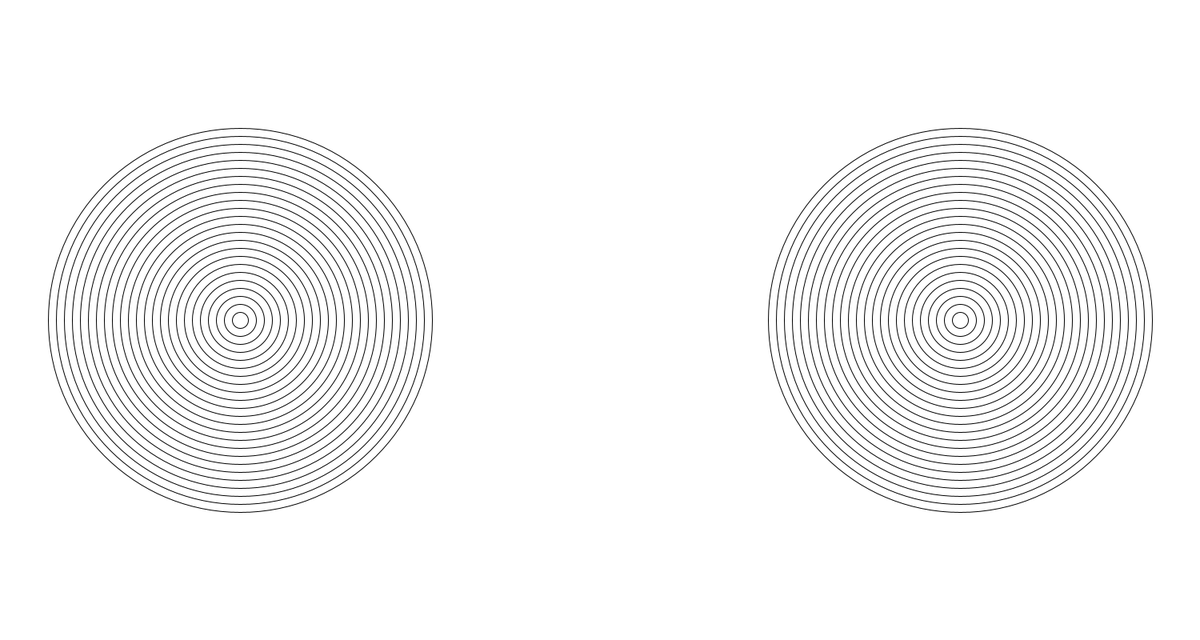
Frame 1 (no input)
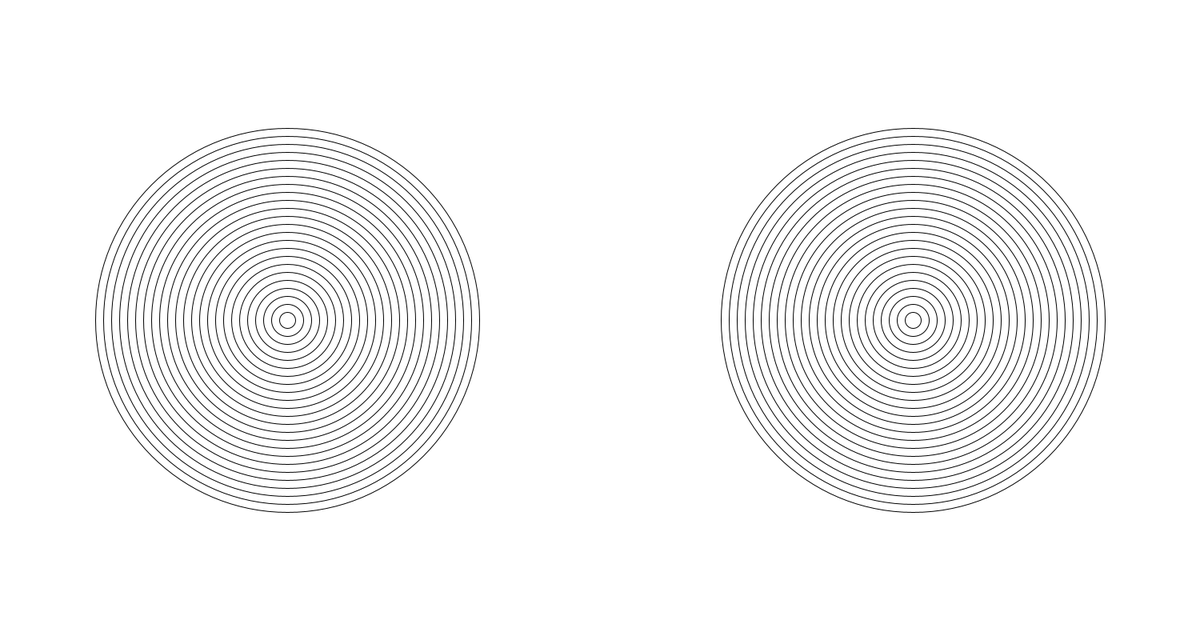
Frame 60 (the mouse pressed at the canvas centre just before this capture)
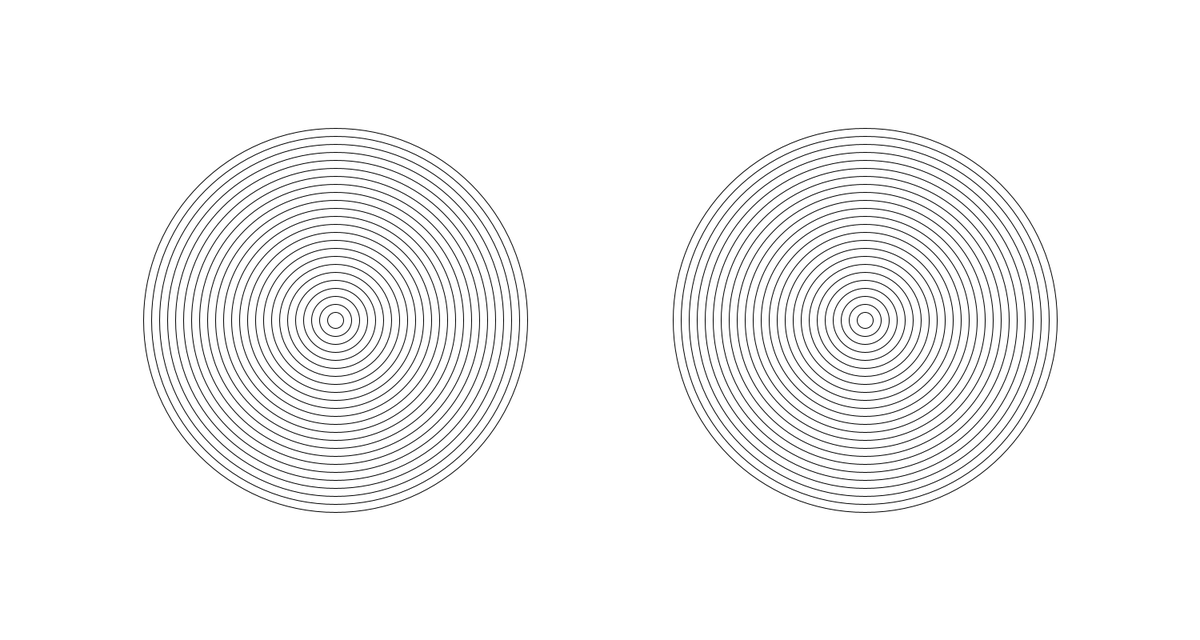
Frame 120 (the mouse held since frame 60 and released just before this capture)

The Processing sketch that drew these frames (run headless with seeded random() and noise(); from frame 60 on, the mouse is pressed at the canvas centre):

// Processing sketch: amazing_rings
// ── amazing_rings.pde

  /*** Go to the recipe to run the demonstration before starting this program ***/
        int xl = 300;
        int xr = 1200;
        int speed = 1;
        int direction = 1;
void setup() {
  /* Set the size of your sketch to be a rectangle like in the recipe demonstration */
  size(1500,800);
  /* Call the noFill() command so all the ellipses will be transparent */
  noFill();
}

void draw() {
  background(255,255,255);
        /* Use a for loop to make the first set of rings that will start in the left half of the window
        (you can use the code from your Bullseye program).*/   

        int a = 0;
  for (int ur = 0; ur < 25; ur++) {
       ellipse (xl, 400, a, a);
        ellipse (xr, 400, a, a);
        a = a - 20; 

  }
        
        /*Make this set of rings move across the sketch to the right 
        Hint: make two variables, one for x and another for the speed. 
        Then increase x by the amount in speed */
      xl = xl + speed*direction;
      xr = xr - speed*direction;
        
        /*When the rings reach the right side of the sketch, reverse the direction so they move
        Hint: speed = -speed */
  if (xl > width || xl < 0) {
   direction *= -1; 
  }
         
        /*When the rings reach the left side of the sketch, reverse the direction again */
        
         
 //CHALLENGE - to finish the Amazing Rings 
 
        /*Add another for loop to draw the second set of rings that will start in the right half of the window */
        
        
        /*Make this set of rings move in the opposite direction to the other rings 
        These rings must also "bounce" off the sides of the window.*/
        
}
